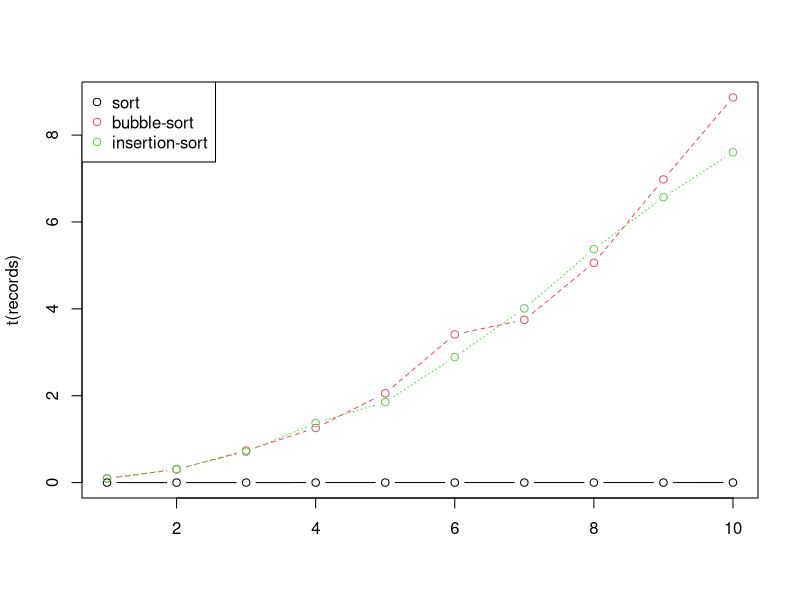

Write the R code that produced this figure.
insertion.sort <- function(array){
  size <- length(array)
  for(i in 2:size){
    for(j in (i-1):1){
      if(array[j] > array[j + 1]){
        temp <- array[j]
        array[j] <- array[j + 1]
        array[j + 1] <- temp
      }
    }
  }
  return(array)
}


bubble.sort <- function(array){
  size <- length(array)
  for(i in size:2){
    for(j in 1:(i-1)){
      if(array[j] > array[j + 1]){
        temp <- array[j]
        array[j] <- array[j + 1]
        array[j + 1] <- temp
      }
    }
  }
  return(array)
}

array <- rnorm(10000)

# show correct results
insertion.sort(rnorm(10))
bubble.sort(rnorm(10))

# record run time
RecordRunTime <- function(sort.algorithm, run.times) {
  length.run.times <- length(run.times)
  record <- vector(length = length.run.times)
  for(i in 1:length.run.times) {
    start.time <- Sys.time()
    sorted <- sort.algorithm(rnorm(run.times[i]))
    end.time <- Sys.time()
    duration <- as.vector(end.time - start.time)[1]
    record[i] <- duration
  }
  return(record)
}

run.times.lenth <- 10
run.times <- seq(1, run.times.lenth) * 1000
sort.algorithms <- c(sort, bubble.sort, insertion.sort)
num.sort.algorthms <- length(sort.algorithms)
records <- matrix(nrow = num.sort.algorthms, ncol = run.times.lenth)

for(i in 1:length(sort.algorithms)) {
  sort.algorithm <- sort.algorithms[[i]]
  records[i,] <- RecordRunTime(sort.algorithm, run.times)
}

matplot(t(records), type = c("b"),pch=1,col = 1:3) 
legend("topleft", legend = c("sort", "bubble-sort", "insertion-sort"), col=1:3, pch=1) 

array <- rnorm(10000)
start.time <- Sys.time()
sorted <- insertion.sort(array)
end.time <- Sys.time()
print(end.time - start.time)

start.time <- Sys.time()
sorted <- sort(array)
end.time <- Sys.time()
print(end.time - start.time)